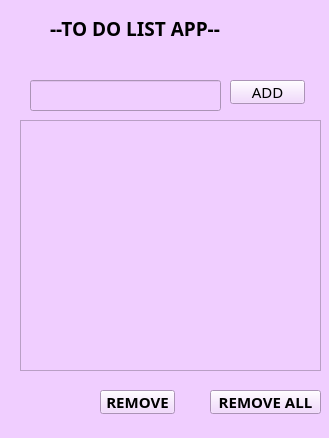
<?xml version="1.0" encoding="UTF-8"?>
<ui version="4.0">
 <class>MainWindow</class>
 <widget class="QMainWindow" name="MainWindow">
  <property name="geometry">
   <rect>
    <x>0</x>
    <y>0</y>
    <width>329</width>
    <height>438</height>
   </rect>
  </property>
  <property name="tabletTracking">
   <bool>false</bool>
  </property>
  <property name="windowTitle">
   <string>MainWindow</string>
  </property>
  <property name="styleSheet">
   <string notr="true">background-color: rgb(240, 206, 255);</string>
  </property>
  <widget class="QWidget" name="centralwidget">
   <widget class="QLineEdit" name="txtTask">
    <property name="geometry">
     <rect>
      <x>30</x>
      <y>80</y>
      <width>191</width>
      <height>31</height>
     </rect>
    </property>
   </widget>
   <widget class="QPushButton" name="btnAdd">
    <property name="geometry">
     <rect>
      <x>230</x>
      <y>80</y>
      <width>75</width>
      <height>24</height>
     </rect>
    </property>
    <property name="font">
     <font>
      <family>Segoe Print</family>
      <pointsize>11</pointsize>
      <bold>false</bold>
     </font>
    </property>
    <property name="text">
     <string>ADD</string>
    </property>
   </widget>
   <widget class="QListWidget" name="listWidget">
    <property name="geometry">
     <rect>
      <x>20</x>
      <y>120</y>
      <width>301</width>
      <height>251</height>
     </rect>
    </property>
   </widget>
   <widget class="QPushButton" name="btnRemove">
    <property name="geometry">
     <rect>
      <x>100</x>
      <y>390</y>
      <width>75</width>
      <height>24</height>
     </rect>
    </property>
    <property name="font">
     <font>
      <family>Segoe Print</family>
      <pointsize>11</pointsize>
      <bold>true</bold>
     </font>
    </property>
    <property name="text">
     <string>REMOVE</string>
    </property>
   </widget>
   <widget class="QPushButton" name="btnRemoveAll">
    <property name="geometry">
     <rect>
      <x>210</x>
      <y>390</y>
      <width>111</width>
      <height>24</height>
     </rect>
    </property>
    <property name="font">
     <font>
      <family>Segoe Print</family>
      <pointsize>11</pointsize>
      <bold>true</bold>
     </font>
    </property>
    <property name="text">
     <string>REMOVE ALL</string>
    </property>
   </widget>
   <widget class="QLabel" name="label">
    <property name="geometry">
     <rect>
      <x>50</x>
      <y>20</y>
      <width>221</width>
      <height>16</height>
     </rect>
    </property>
    <property name="font">
     <font>
      <family>Segoe Print</family>
      <pointsize>14</pointsize>
      <bold>true</bold>
     </font>
    </property>
    <property name="text">
     <string>--TO DO LIST APP--</string>
    </property>
   </widget>
  </widget>
 </widget>
 <resources/>
 <connections/>
</ui>
